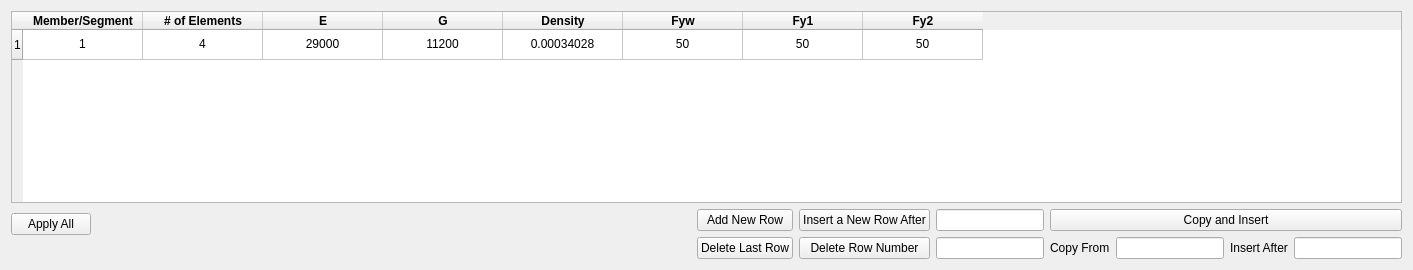
      <widget class="QWidget" name="Mem_properties_tab">
       <attribute name="title">
        <string>Member Properties</string>
       </attribute>
       <layout class="QVBoxLayout" name="verticalLayout_5">
        <item>
         <widget class="QTableWidget" name="Member_Properties_Table">
          <property name="dragDropMode">
           <enum>QAbstractItemView::DragDrop</enum>
          </property>
          <property name="alternatingRowColors">
           <bool>true</bool>
          </property>
          <attribute name="horizontalHeaderDefaultSectionSize">
           <number>120</number>
          </attribute>
          <row>
           <property name="text">
            <string>1</string>
           </property>
          </row>
          <column>
           <property name="text">
            <string>Member/Segment</string>
           </property>
           <property name="font">
            <font>
             <weight>75</weight>
             <bold>true</bold>
            </font>
           </property>
          </column>
          <column>
           <property name="text">
            <string># of Elements</string>
           </property>
           <property name="font">
            <font>
             <weight>75</weight>
             <bold>true</bold>
            </font>
           </property>
          </column>
          <column>
           <property name="text">
            <string>E</string>
           </property>
           <property name="font">
            <font>
             <weight>75</weight>
             <bold>true</bold>
            </font>
           </property>
          </column>
          <column>
           <property name="text">
            <string>G</string>
           </property>
           <property name="font">
            <font>
             <weight>75</weight>
             <bold>true</bold>
            </font>
           </property>
          </column>
          <column>
           <property name="text">
            <string>Density</string>
           </property>
           <property name="font">
            <font>
             <weight>75</weight>
             <bold>true</bold>
            </font>
           </property>
          </column>
          <column>
           <property name="text">
            <string>Fyw</string>
           </property>
           <property name="font">
            <font>
             <weight>75</weight>
             <bold>true</bold>
            </font>
           </property>
          </column>
          <column>
           <property name="text">
            <string>Fy1</string>
           </property>
           <property name="font">
            <font>
             <weight>75</weight>
             <bold>true</bold>
            </font>
           </property>
          </column>
          <column>
           <property name="text">
            <string>Fy2</string>
           </property>
           <property name="font">
            <font>
             <weight>75</weight>
             <bold>true</bold>
            </font>
           </property>
          </column>
          <item row="0" column="0">
           <property name="text">
            <string>1</string>
           </property>
           <property name="textAlignment">
            <set>AlignCenter</set>
           </property>
          </item>
          <item row="0" column="1">
           <property name="text">
            <string>4</string>
           </property>
           <property name="textAlignment">
            <set>AlignCenter</set>
           </property>
          </item>
          <item row="0" column="2">
           <property name="text">
            <string>29000</string>
           </property>
           <property name="textAlignment">
            <set>AlignCenter</set>
           </property>
          </item>
          <item row="0" column="3">
           <property name="text">
            <string>11200</string>
           </property>
           <property name="textAlignment">
            <set>AlignCenter</set>
           </property>
          </item>
          <item row="0" column="4">
           <property name="text">
            <string>0.00034028</string>
           </property>
           <property name="textAlignment">
            <set>AlignCenter</set>
           </property>
          </item>
          <item row="0" column="5">
           <property name="text">
            <string>50</string>
           </property>
           <property name="textAlignment">
            <set>AlignCenter</set>
           </property>
          </item>
          <item row="0" column="6">
           <property name="text">
            <string>50</string>
           </property>
           <property name="textAlignment">
            <set>AlignCenter</set>
           </property>
          </item>
          <item row="0" column="7">
           <property name="text">
            <string>50</string>
           </property>
           <property name="textAlignment">
            <set>AlignCenter</set>
           </property>
          </item>
         </widget>
        </item>
        <item>
         <layout class="QHBoxLayout" name="horizontalLayout_12">
          <item>
           <layout class="QVBoxLayout" name="verticalLayout_3">
            <item>
             <widget class="QPushButton" name="Apply_all_member_properties">
              <property name="text">
               <string>Apply All</string>
              </property>
             </widget>
            </item>
            <item>
             <spacer name="horizontalSpacer_3">
              <property name="orientation">
               <enum>Qt::Horizontal</enum>
              </property>
              <property name="sizeHint" stdset="0">
               <size>
                <width>40</width>
                <height>20</height>
               </size>
              </property>
             </spacer>
            </item>
           </layout>
          </item>
          <item>
           <spacer name="horizontalSpacer_5">
            <property name="orientation">
             <enum>Qt::Horizontal</enum>
            </property>
            <property name="sizeType">
             <enum>QSizePolicy::Expanding</enum>
            </property>
            <property name="sizeHint" stdset="0">
             <size>
              <width>600</width>
              <height>20</height>
             </size>
            </property>
           </spacer>
          </item>
          <item>
           <layout class="QGridLayout" name="gridLayout_7">
            <item row="1" column="1">
             <widget class="QPushButton" name="Delete_last_row_Mem_prop">
              <property name="text">
               <string>Delete Last Row</string>
              </property>
             </widget>
            </item>
            <item row="0" column="1">
             <widget class="QPushButton" name="Add_New_Row_Mem_Prop">
              <property name="text">
               <string>Add New Row</string>
              </property>
             </widget>
            </item>
            <item row="1" column="6">
             <widget class="QLabel" name="label_9">
              <property name="text">
               <string>Insert After</string>
              </property>
             </widget>
            </item>
            <item row="1" column="7">
             <widget class="QLineEdit" name="lineEdit_8"/>
            </item>
            <item row="1" column="5">
             <widget class="QLineEdit" name="lineEdit_9"/>
            </item>
            <item row="1" column="2">
             <widget class="QPushButton" name="Delete_Row_Number_Mem_Prop">
              <property name="text">
               <string>Delete Row Number</string>
              </property>
             </widget>
            </item>
            <item row="1" column="4">
             <widget class="QLabel" name="label_10">
              <property name="text">
               <string>Copy From</string>
              </property>
             </widget>
            </item>
            <item row="0" column="3">
             <widget class="QLineEdit" name="lineEdit_10"/>
            </item>
            <item row="0" column="2">
             <widget class="QPushButton" name="Insert_New_Row_Mem_Prop">
              <property name="text">
               <string>Insert a New Row After</string>
              </property>
             </widget>
            </item>
            <item row="0" column="4" colspan="4">
             <widget class="QPushButton" name="Copy_Mem_Prop">
              <property name="text">
               <string>Copy and Insert</string>
              </property>
             </widget>
            </item>
            <item row="1" column="3">
             <widget class="QLineEdit" name="lineEdit_11"/>
            </item>
           </layout>
          </item>
         </layout>
        </item>
       </layout>
      </widget>
